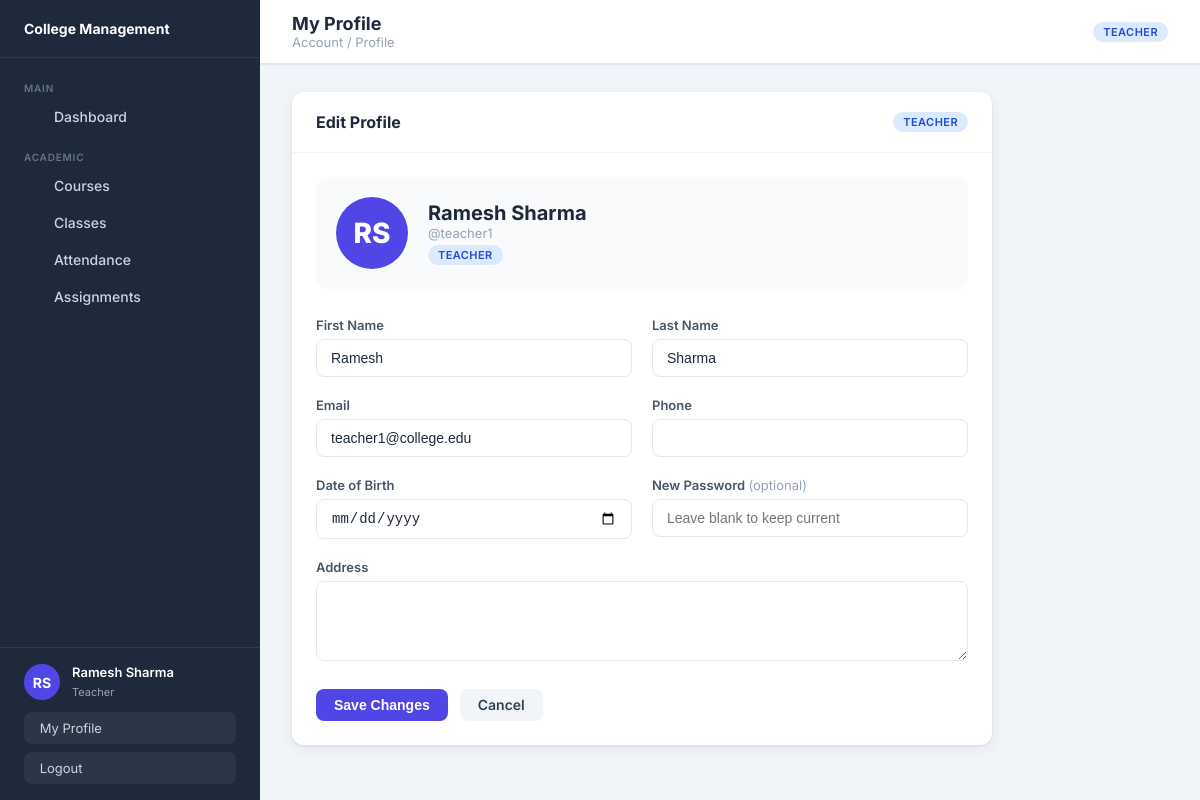
/users/profile/ (signed in), run on the app's committed database.
### users/models.py (models this page shows, shortened)
class CustomUser(AbstractUser):
    ROLE_CHOICES = [('admin','Admin'),('teacher','Teacher'),('student','Student')]
    role = models.CharField(max_length=10, choices=ROLE_CHOICES, default='student')
    phone = models.CharField(max_length=20, blank=True)
    address = models.TextField(blank=True)
    date_of_birth = models.DateField(null=True, blank=True)
    @property
    def is_admin(self): return self.role == 'admin'

### users/views.py (the view, shortened to what this page needs)
# urls.py: path('profile/', views.profile, name='profile'),
@login_required
def profile(request):
    u = request.user
    return render(request, 'users/profile.html', {'user_obj': u})

### users/templates/users/profile.html (shortened to what this page needs)
{% extends 'base.html' %}
{% block page_title %}My Profile{% endblock %}
{% block breadcrumb %}Account / Profile{% endblock %}
{% block content %}
<div style="max-width:700px;">
  <div class="card">
    <div class="card-header">
      <h3 class="card-title"> Edit Profile</h3>
      <span class="badge badge-{{ user.role }}">{{ user.role|capfirst }}</span>
    </div>
    <div class="card-body">
      <div style="display:flex;align-items:center;gap:20px;margin-bottom:28px;padding:20px;background:var(--gray-50);border-radius:12px;">
        <div style="width:72px;height:72px;border-radius:50%;background:var(--primary);display:flex;align-items:center;justify-content:center;color:#fff;font-weight:800;font-size:28px;">
          {{ user.first_name|first|upper }}{{ user.last_name|first|upper }}
        </div>
        <div>
          <h2 style="font-size:20px;font-weight:700;">{{ user.get_full_name|default:user.username }}</h2>
          <p style="color:var(--gray-400);font-size:13px;">@{{ user.username }}</p>
          <span class="badge badge-{{ user.role }}" style="margin-top:4px;">{{ user.role|capfirst }}</span>
        </div>
      </div>
      <form method="post">
        <div class="form-grid form-grid-2">
          <div class="form-group">
            <label>First Name</label>
            <input type="text" name="first_name" value="{{ user_obj.first_name }}"/>
          </div>
          <div class="form-group">
            <label>Last Name</label>
            <input type="text" name="last_name" value="{{ user_obj.last_name }}"/>
          </div>
          <div class="form-group">
            <label>Email</label>
            <input type="email" name="email" value="{{ user_obj.email }}"/>
          </div>
          <div class="form-group">
            <label>Phone</label>
            <input type="text" name="phone" value="{{ user_obj.phone }}"/>
          </div>
          <div class="form-group">
            <label>Date of Birth</label>
            <input type="date" name="date_of_birth" value="{{ user_obj.date_of_birth|default:'' }}"/>
          </div>
          <div class="form-group">
            <label>New Password <span style="font-weight:400;color:var(--gray-400);">(optional)</span></label>
            <input type="password" name="password" placeholder="Leave blank to keep current"/>
          </div>
          <div class="form-group full-width">
            <label>Address</label>
            <textarea name="address">{{ user_obj.address }}</textarea>
          </div>
        </div>
        <div class="form-actions" style="margin-top:20px;">
          <button type="submit" class="btn btn-primary"> Save Changes</button>
          <a href="{% url 'dashboard' %}" class="btn btn-secondary">Cancel</a>
        </div>
      </form>
    </div>
  </div>
</div>
{% endblock %}

### templates/base.html (shortened to what this page needs)
{% load static %}
<!DOCTYPE html>
<html lang="en">
<head>
<link rel="stylesheet" href="{% static 'css/main.css' %}"/>
</head>
<body>
<div class="layout">
  <aside class="sidebar">
    <div class="sidebar-brand">
      <div class="brand-text">
        <h2> College Management</h2>
      </div>
    </div>
    <nav class="sidebar-nav">
      <div class="nav-section">
        <div class="nav-section-title">Main</div>
        <a href="{% url 'dashboard' %}" class="nav-item"> Dashboard</a>
      </div>
      <div class="nav-section">
        <div class="nav-section-title">Academic</div>
        <a href="{% url 'course_list' %}" class="nav-item"> Courses</a>
        <a href="{% url 'class_list' %}" class="nav-item"> Classes</a>
        <a href="{% url 'attendance_list' %}" class="nav-item"> Attendance</a>
        <a href="{% url 'assignment_list' %}" class="nav-item"> Assignments</a>
      </div>
    </nav>
    <div class="sidebar-footer">
      <div class="sidebar-user">
        <div class="avatar">{{ user.first_name|first|upper }}{{ user.last_name|first|upper }}</div>
        <div class="user-info">
          <p>{{ user.get_full_name|default:user.username }}</p>
          <span>{{ user.role|capfirst }}</span>
        </div>
      </div>
      <a href="{% url 'profile' %}" class="btn-logout" style="margin-bottom:8px;"> &nbsp;My Profile</a>
      <a href="{% url 'logout' %}" class="btn-logout"> &nbsp;Logout</a>
    </div>
  </aside>
  <div class="main-content">
    <header class="topbar">
      <div class="topbar-left">
        <div>
          <div class="page-title">{% block page_title %}Dashboard{% endblock %}</div>
          <div class="breadcrumb">{% block breadcrumb %}Home{% endblock %}</div>
        </div>
      </div>
      <div class="topbar-right">
        <span class="badge badge-{{ user.role }}">{{ user.role|capfirst }}</span>
      </div>
    </header>
    <main class="page-body">
      {% block content %}{% endblock %}
    </main>
  </div>
</div>
</body>
</html>

### data on the page
CustomUser: first_name|first "R", last_name|first "S", get_full_name "Ramesh Sharma", role "Teacher", role "TEACHER", username "teacher1", first_name "Ramesh", last_name "Sharma", email "teacher1@college.edu"
